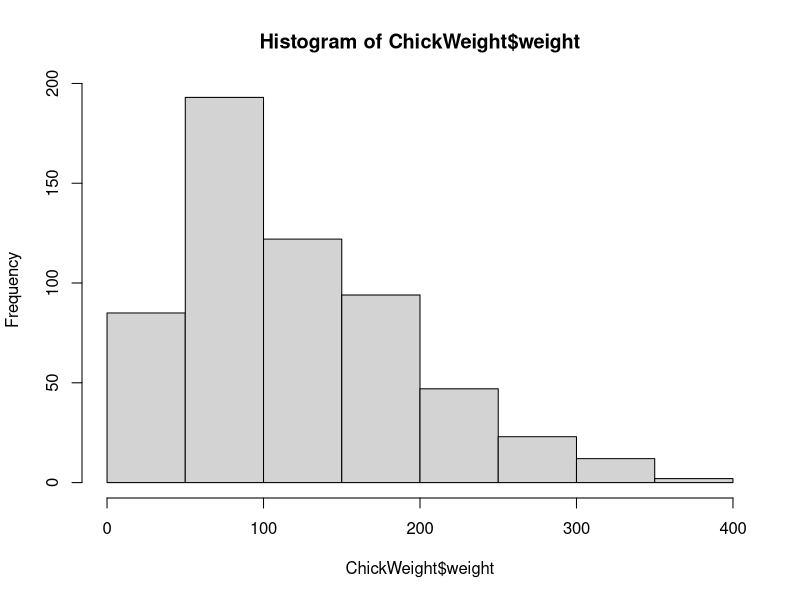
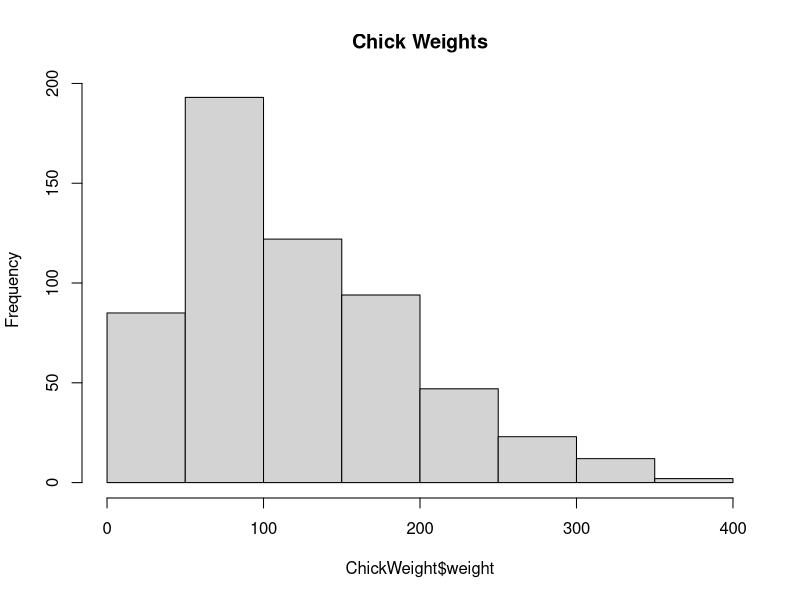

Here is the R script that generated these plots, in order:
# Description: capturing plots to an image file

# other file formats include JPG, PNG, WMF, PDF

# three steps...create the output path, create the output, close
pdf('~/Documents/plots/rplot.pdf')
hist(ChickWeight$weight)
dev.off()

# note that the title of the pdf appears in document properties
# but not as part of the plot
pdf('~/Documents/plots/rplot.pdf', 
    title = "Chick Weights",
    paper = "letter")
hist(ChickWeight$weight, main = "Chick Weights")
dev.off()
